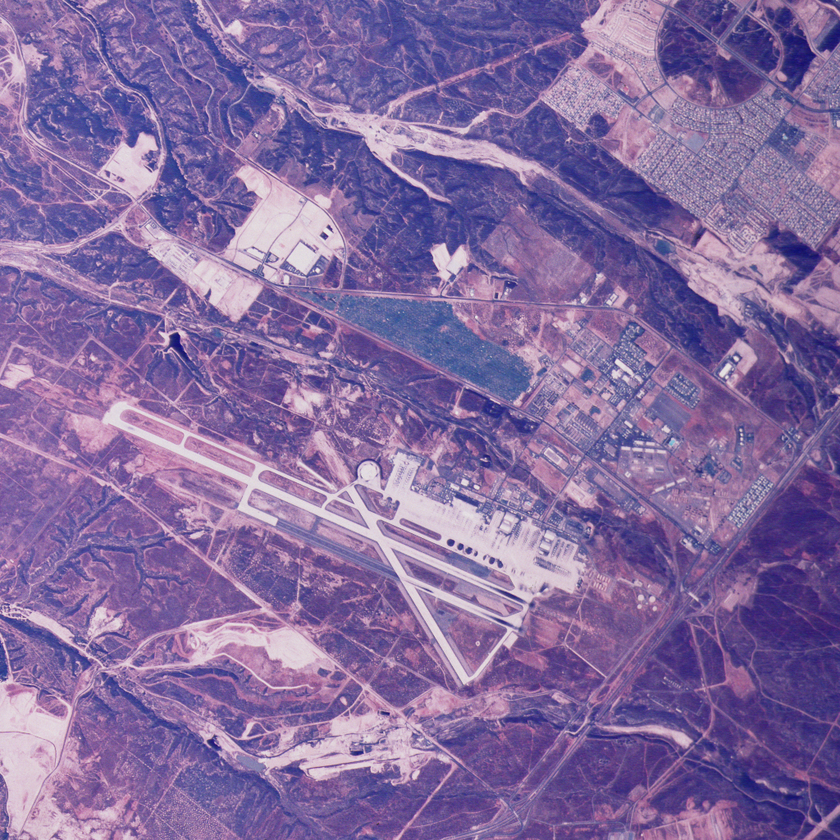
#> input picture data/aerials/2.2.05.tiff, 840 x 840 px, shrunk from 1024 x 1024 before the run
$ python 04_imgprog.py
#> lines starting #> are read from the running program, lines starting #| are printed output that depends on the picture
#> further down, img1 is the input picture: shape (840, 840, 3); mean R, G, B 131.9, 107.5, 159.7
#| (840, 840, 3)
### src/__init__.py
import matplotlib
matplotlib.use('Qt5Agg')

from os.path import dirname, realpath, join

assetsdir = join(dirname(dirname(realpath(__file__))), "data", "aerials")

def rgb2gray(img):
    r = img[:, :, 0]
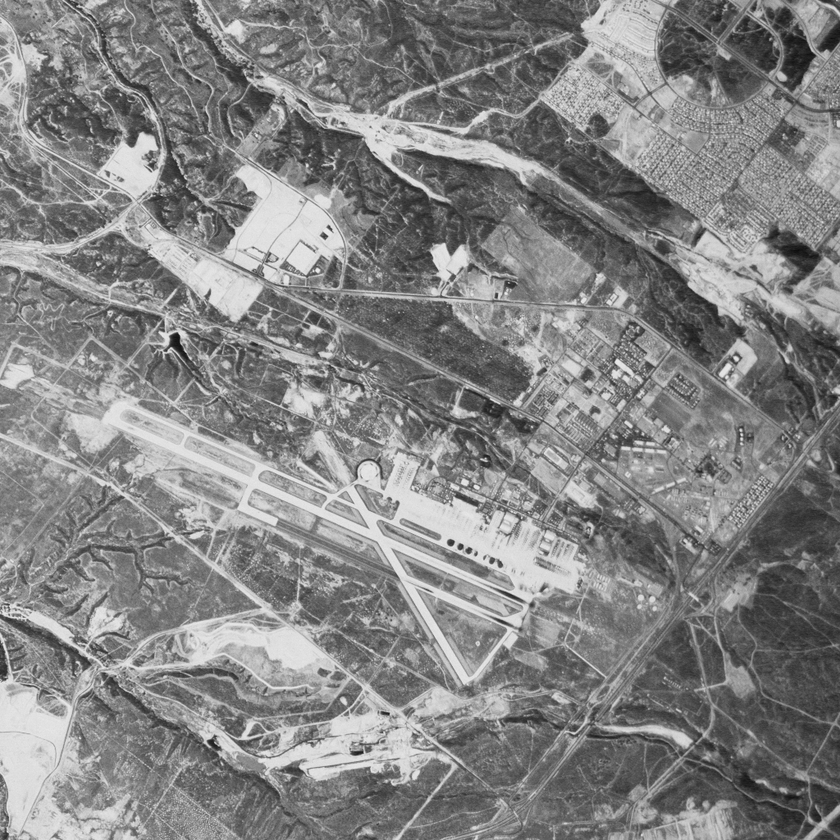
#> r: shape (840, 840); min 12, max 241, mean 131.9
    g = img[:, :, 1]
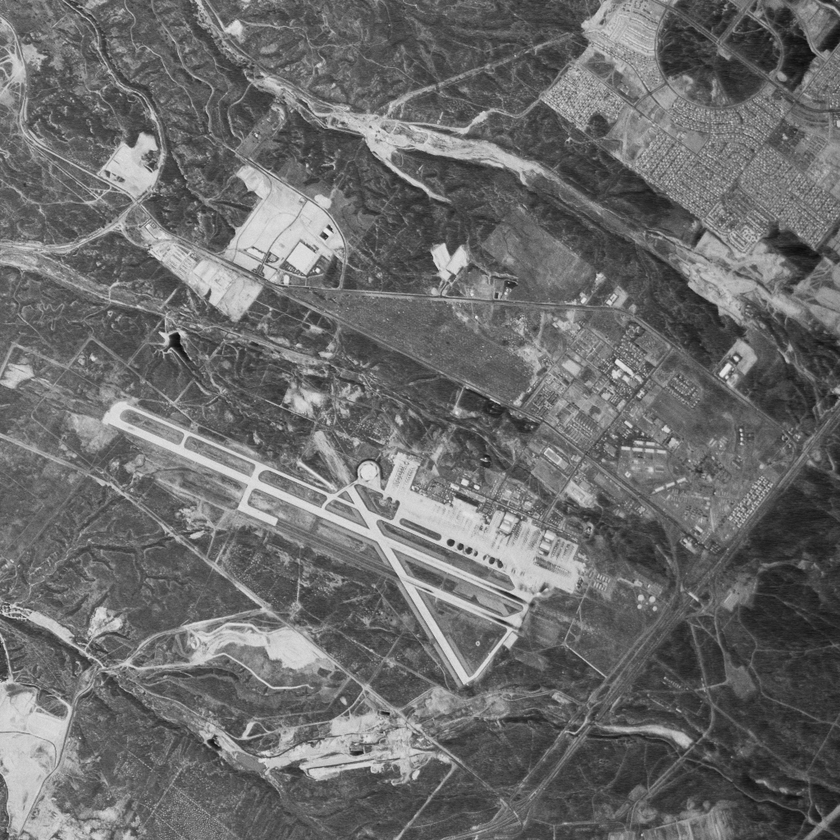
#> g: shape (840, 840); min 10, max 236, mean 107.5
    b = img[:, :, 2]
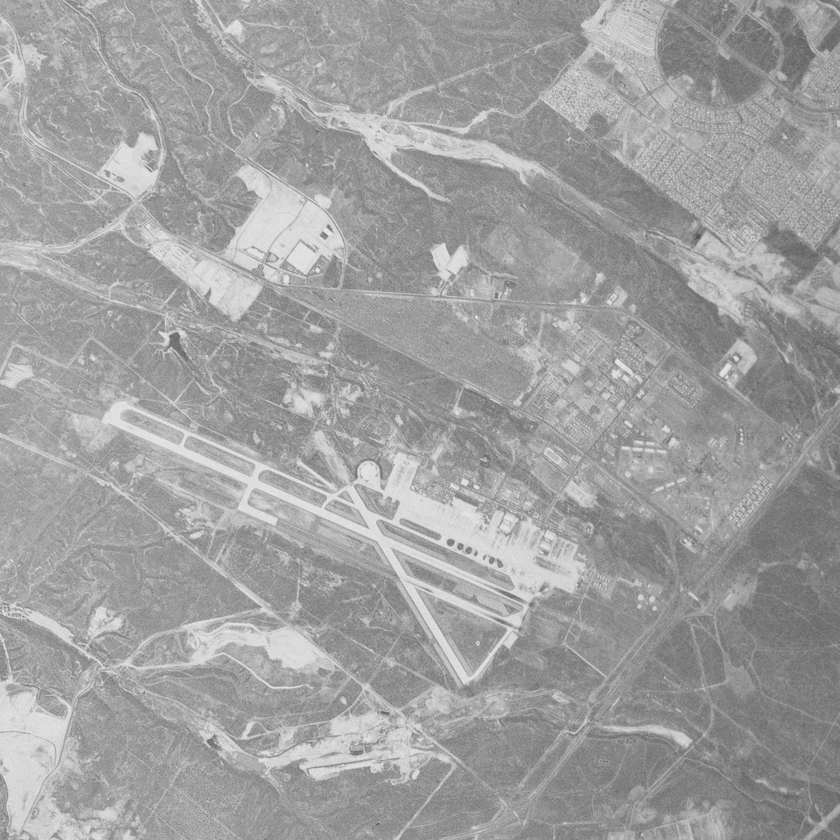
#> b: shape (840, 840); min 71, max 235, mean 159.7
    return (
        0.2989 * r + 0.5879 * g + 0.114 * b
    )

### src/04_imgprog.py
"""
From multi-channel to grayscale
"""
from os.path import join

import numpy as np
import matplotlib.pyplot as plt
import matplotlib.image as mpimg

from __init__ import assetsdir, rgb2gray

img1 = mpimg.imread(join(assetsdir, "2.2.05.tiff"))
print(img1.shape)
print(rgb2gray(img1).shape)
#| (840, 840)

plt.subplot(1, 2, 1)
plt.imshow(img1)
plt.subplot(1, 2, 2)
plt.imshow(rgb2gray(img1), cmap="gray")

plt.show()
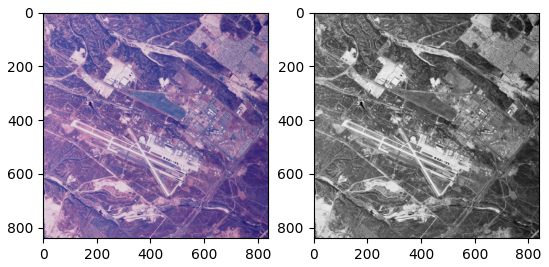
#> figure drawn by matplotlib, 2 panels

$ run again, with data/aerials/2.1.01.tiff copied over data/aerials/2.2.05.tiff
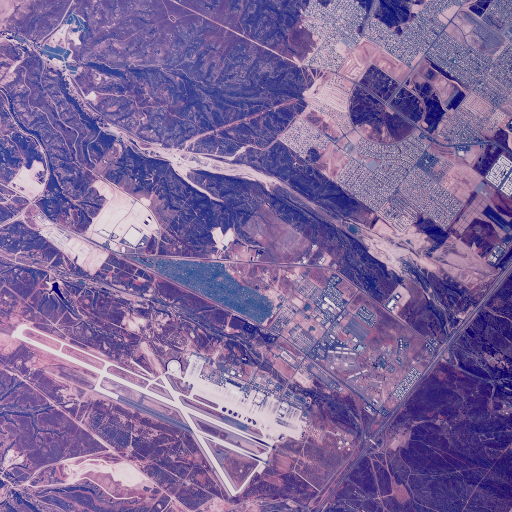
#> input picture data/aerials/2.1.01.tiff, 512 x 512 px
#> img1 is the input picture: shape (512, 512, 3); mean R, G, B 125.8, 102.8, 153.9
#| (512, 512, 3)
#> in rgb2gray, `b = img[:, :, 2]`:
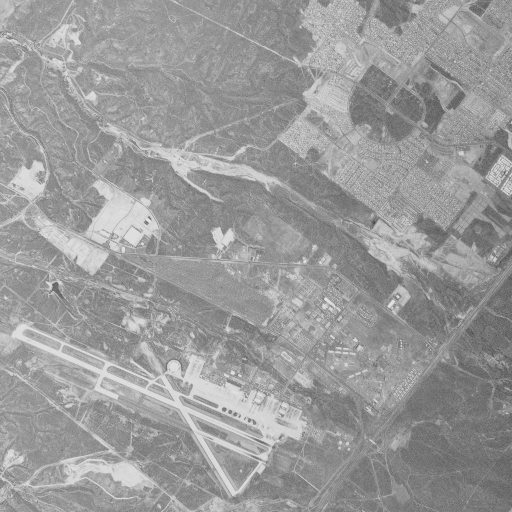
#> b: shape (512, 512); min 59, max 227, mean 153.9
#| (512, 512)
#> `plt.show()`:
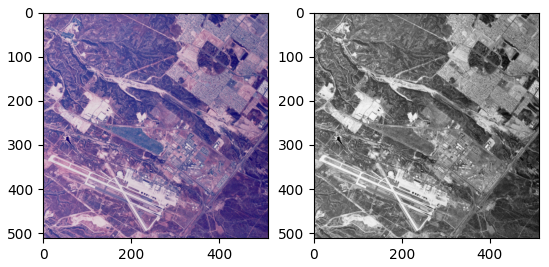
#> figure drawn by matplotlib, 2 panels

$ run again, with data/aerials/2.1.03.tiff copied over data/aerials/2.2.05.tiff
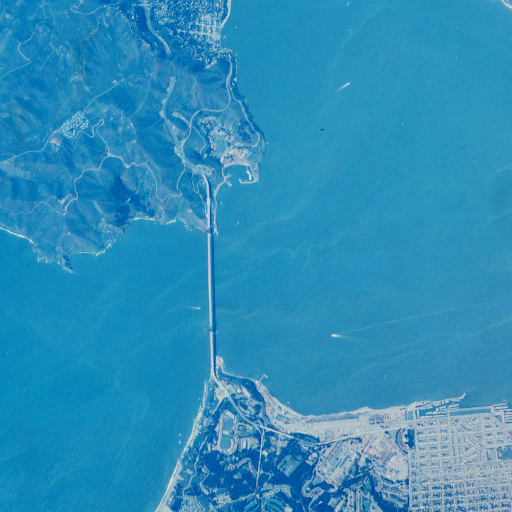
#> input picture data/aerials/2.1.03.tiff, 512 x 512 px
#> img1 is the input picture: shape (512, 512, 3); mean R, G, B 45.2, 142.2, 185.2
#| (512, 512, 3)
#> in rgb2gray, `b = img[:, :, 2]`:
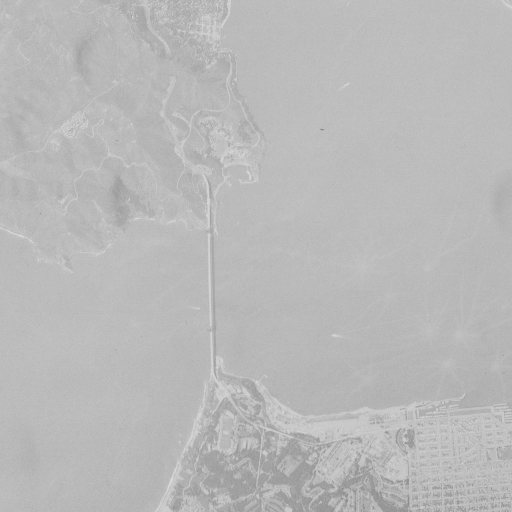
#> b: shape (512, 512); min 132, max 219, mean 185.2
#> in rgb2gray, `return ( 0.2989 * r + 0.5879 * g + 0.114 * b )`:
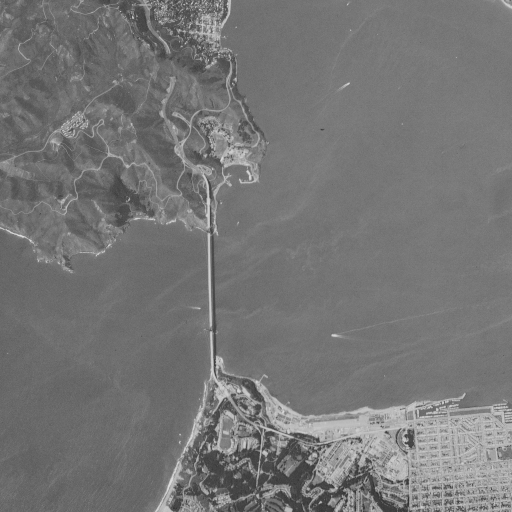
#> returned value: shape (512, 512) float64; min 47.82, max 220.9, mean 118.2
#| (512, 512)

$ run again, with data/aerials/2.2.03.tiff copied over data/aerials/2.2.05.tiff
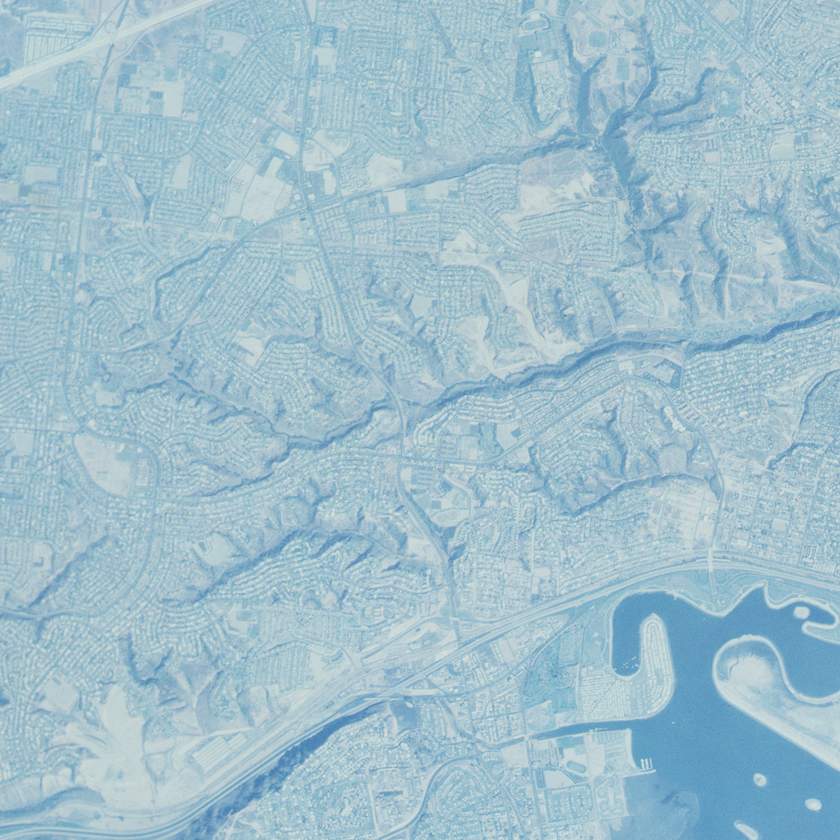
#> input picture data/aerials/2.2.03.tiff, 840 x 840 px, shrunk from 1024 x 1024 before the run
#> img1 is the input picture: shape (840, 840, 3); mean R, G, B 159.9, 191.7, 204.7
#| (840, 840, 3)
#> in rgb2gray, `b = img[:, :, 2]`:
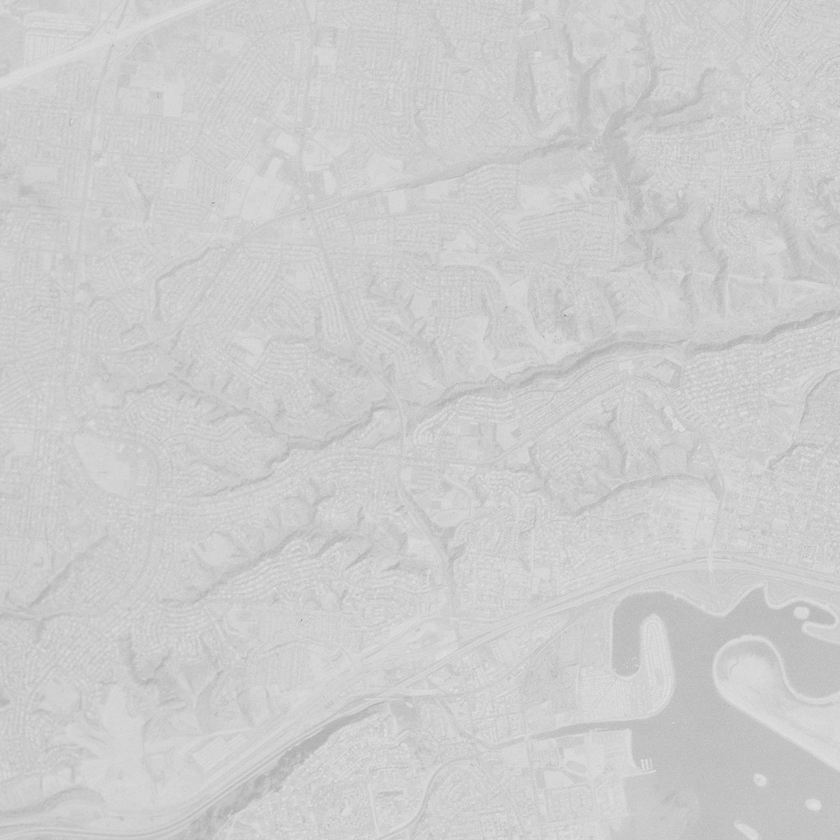
#> b: shape (840, 840); min 141, max 225, mean 204.7
#| (840, 840)
#> `plt.show()`:
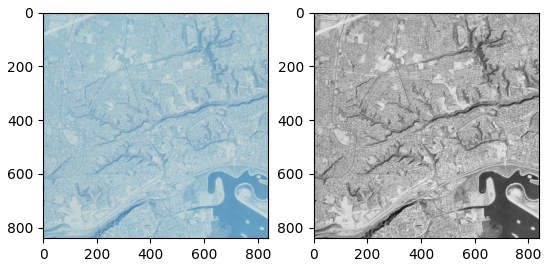
#> figure drawn by matplotlib, 2 panels
